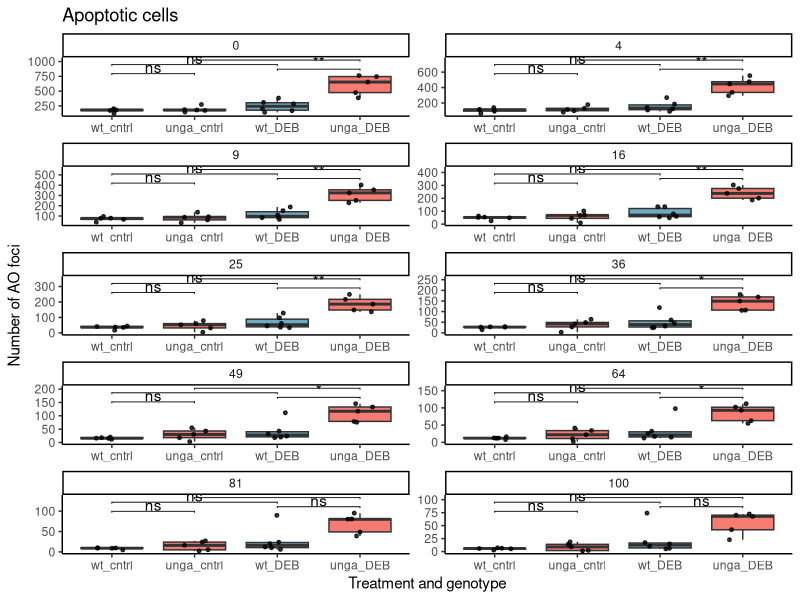
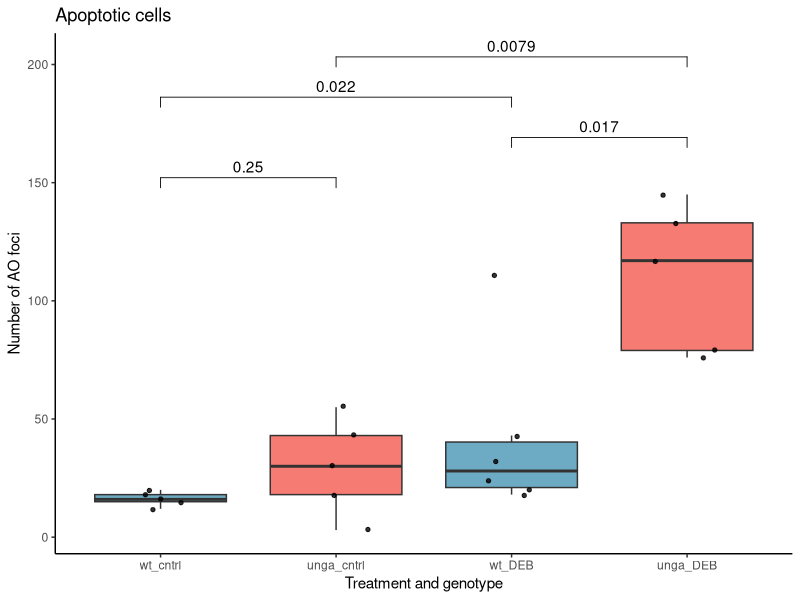
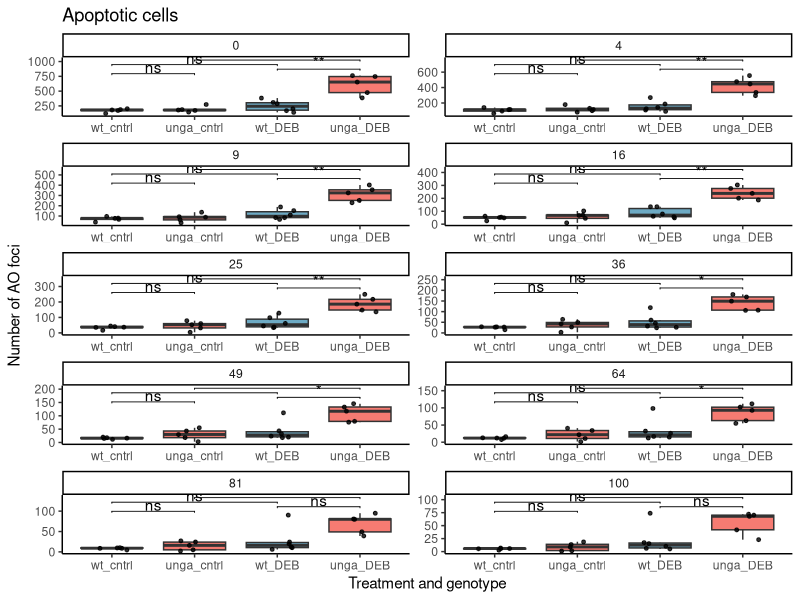
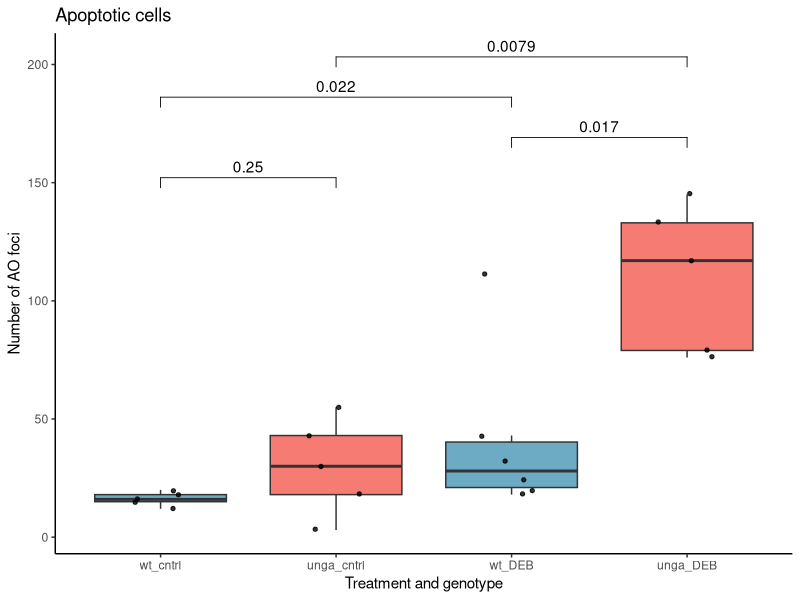

The R script that drew these images, in order:
# Analysis of apoptosis (AcridineOrange foci) following DEB treatment
library(ggplot2)
library(dplyr)
library(tidyr)
library(ggpubr)

# Reading data and tidying up a bit for further analysis
ao_data <- read.csv("unga-DEB_AcridineOrange_data.csv", header=TRUE)  %>% 
  unite("GenTreat", Genotype:Treatment, remove = FALSE)

# Relevant statistical comparisons
my_comparisons <- list( c("wt_cntrl", "unga_cntrl"),
                        c("wt_DEB", "unga_DEB"),
                        c("wt_cntrl", "wt_DEB"),
                        c("unga_cntrl", "unga_DEB"))

# Plotting all the data, faceting by different thresholds
ggplot(ao_data, aes(x = factor(GenTreat, level=c("wt_cntrl", "unga_cntrl",
                                                 "wt_DEB", "unga_DEB")), 
                    y = Count, 
                    fill = factor(Genotype, level=c("wt", "unga")))) +
  geom_boxplot(alpha = 0.7, outlier.shape = NA) +
  geom_jitter(width = 0.2, size = 1, alpha = 0.8) +
  scale_fill_manual(values = c("wt" = "#2E86AB", "unga" = "#F24236")) +
  facet_wrap(vars(Min_size), scales = "free", nrow=5) +
  labs(
    title = "Apoptotic cells",
    x = "Treatment and genotype",
    y = "Number of AO foci"
  ) +
  theme_classic() +
  theme(legend.position = "none") +
  stat_compare_means(comparisons = my_comparisons, label = "p.signif")

ggsave("unga_AO_foci_DEB_all.pdf", units = "cm", width=20, height=20)


# Plotting the data with particle size larger than 49
ao_data_49 <- read.csv("unga-DEB_AcridineOrange_data.csv", header=TRUE)  %>% 
  unite("GenTreat", Genotype:Treatment, remove = FALSE) %>%
  filter(Min_size == 49 )


ggplot(ao_data_49, aes(x = factor(GenTreat, level=c("wt_cntrl", "unga_cntrl",
                                                 "wt_DEB", "unga_DEB")), 
                    y = Count, 
                    fill = factor(Genotype, level=c("wt", "unga")))) +
  geom_boxplot(alpha = 0.7, outlier.shape = NA) +
  geom_jitter(width = 0.2, size = 1.15, alpha = 0.8) +
  scale_fill_manual(values = c("wt" = "#2E86AB", "unga" = "#F24236")) +
  labs(
    title = "Apoptotic cells",
    x = "Treatment and genotype",
    y = "Number of AO foci"
  ) +
  theme_classic() +
  theme(legend.position = "none") +
  stat_compare_means(comparisons = my_comparisons)

ggsave("unga_AO_foci_DEB_49.pdf", units = "cm", width=8, height=12)
